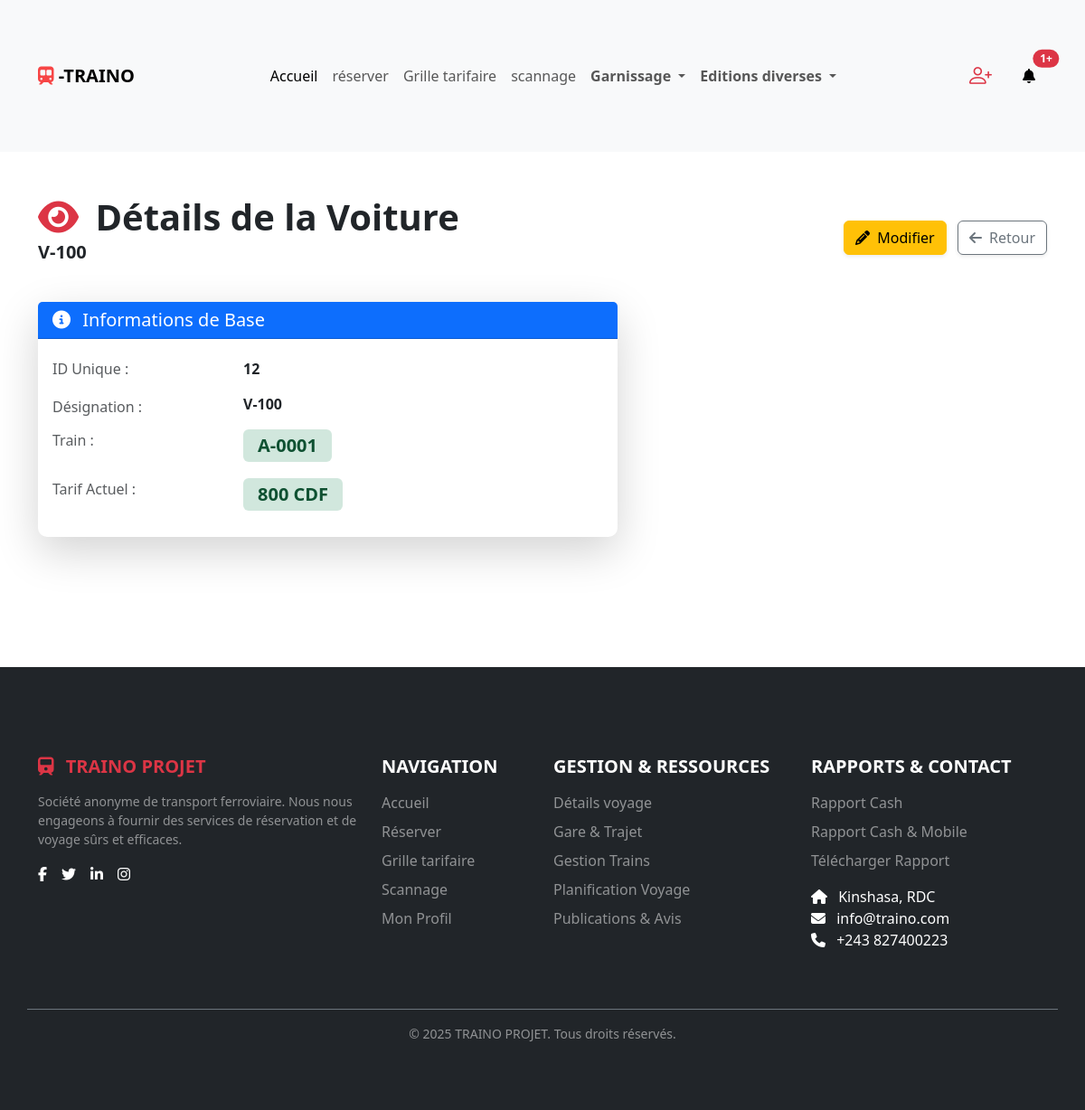
Page /voiture/details_voiture/12/ (signed in) on the committed database.
### voiture/models.py (models this page shows, shortened)
class Voiture(models.Model):
    id_train = models.ForeignKey(Train,  null = False , on_delete = models.CASCADE,
    help_text="id du train"
    )
    id_tarification = models.ForeignKey(Tarification,  null = False , on_delete = models.CASCADE,
        help_text="id du categorie"
    )
    numero_voiture = models.CharField(
        max_length=10,
        verbose_name='numero voiture exemple A-0000',
        help_text="un sert de clé secondaire à la table voiture",
        null = True,
        blank= True,
    )
    nombre_place = models.IntegerField(
        default=0
    )
    slug = models.SlugField(
        default="02Kkjsdhjfhf655qqzasjqsdbbbz555sc6JHMSLR",
        max_length= 100
    )

### train/models.py (models this page shows, shortened)
class Train(models.Model):
    numero_train = models.CharField(
        max_length=10,
        verbose_name='numero voiture exemple A-0000',
        help_text="un sert de clé secondaire à la table voiture",
        null = False,
        blank= False,
    )
    taille_ram = models.IntegerField(
        verbose_name='taille_ram',
        help_text="taille_ram",
        null = False,
        blank= False,
    )
    couleur = models.CharField(
        max_length=30,
        verbose_name='couleur',
        help_text="couleur",
        null = False,
        blank= False,
        default = 'pas de couleur',
    )
    slug = models.SlugField(
        default="02Kkjsdhjfhf655qqzasjqsdbbbz555sc6JHMSLR",
        max_length= 100
    )

### tarification/models.py (models this page shows, shortened)
class Tarification(models.Model):
    id_details_voyage = models.ForeignKey(Details_voyage,  null = False , on_delete = models.CASCADE,
    help_text="id du voyage"
    )
    pu  = models.IntegerField(
        default=0,
        verbose_name="tarification elementaire pour une categorie",
        help_text="prix unitaire categorie = tarification"
    )
    designation_tarififcation = models.CharField(
        max_length=10,
        verbose_name='designation',
        help_text="designation Tarififcation",
        null = False,
        blank= False,
    )
    slug = models.SlugField(
        default="02KJHMSLRTarififcationooopp8225hgqgqgnndnenxxxjk//5",
        max_length= 100
    )

### voiture/views.py (the view)
# urls.py: path('details_voiture/<int:id>/',details_voiture, name = 'details_voiture'),
@login_required
def details_voiture(request, id):
    context = {
        'voiture' : Voiture.objects.get(id = id),
    }
    return render(request, 'voiture/details_voiture.html', context)

### voiture/templates/voiture/details_voiture.html (shortened to what this page needs)
{% extends 'front/header/header.html' %}
{% load static %}
{% block extra_css %}
    <link rel="stylesheet" href="{% static 'css/voiture/detail_voiture.css' %}">
{% endblock %}
{% block containter%}
    <div class="container py-5">
        <div class="row align-items-center mb-4">
            <div class="col-md-9">
                <h1 class="text-dark fw-bold mb-0">
                    <i class="fas fa-eye me-2 text-danger"></i> Détails de la Voiture
                </h1>
                <p class="text-muted lead small">
                    <span class="fw-bold text-dark">{{ voiture.numero_voiture|upper }}</span>
                </p>
            </div>
            <div class="col-md-3 text-end">
                <a href="{% url 'voiture:modifier_voiture' voiture.id voiture.slug %}" class="btn btn-warning shadow-sm me-2">
                    <i class="fas fa-pencil-alt me-1"></i> Modifier
                </a>
                <a href="{% url 'voiture:lire_voiture' %}" class="btn btn-outline-secondary shadow-sm">
                    <i class="fas fa-arrow-left me-1"></i> Retour
                </a>
            </div>
        </div>
        <div class="row g-4 mb-5">
            <div class="col-lg-7">
                <div class="card shadow-lg border-0 h-100">
                    <div class="card-header bg-primary text-white">
                        <h5 class="mb-0"><i class="fas fa-info-circle me-2"></i> Informations de Base</h5>
                    </div>
                    <div class="card-body">
                        <dl class="row mb-0 details-list">
                            <dt class="col-sm-4 text-muted">ID Unique :</dt>
                            <dd class="col-sm-8 fw-bold">{{ voiture.id }}</dd>
                            <dt class="col-sm-4 text-muted">Désignation :</dt>
                            <dd class="col-sm-8 fw-bold text-dark h5">{{ voiture.numero_voiture|upper }}</dd>
                            <dt class="col-sm-4 text-muted">Train :</dt>
                            <dd class="col-sm-8">
                                <span class="badge bg-success-subtle text-success fs-5 py-2 px-3">
                                    {{ voiture.id_train.numero_train }}
                                </span>
                            </dd>
                            <dt class="col-sm-4 text-muted">Tarif Actuel :</dt>
                            <dd class="col-sm-8">
                                <span class="badge bg-success-subtle text-success fs-5 py-2 px-3">
                                    {{ voiture.id_tarification.pu }} CDF
                                </span>
                            </dd>
                        </dl>
                    </div>
                </div>
            </div>
        </div>
    </div>
{% endblock %}

### voiture/static/css/voiture/detail_voiture.css (style rules this page uses)
.container { padding-top: 50px; padding-bottom: 50px; }
.card { border-radius: 10px; transition: box-shadow 0.3s ease; }
.details-list dt { color: #6c757d; font-weight: 500; padding-top: 5px; padding-bottom: 5px; }
.details-list dd { font-size: 1rem; padding-top: 5px; padding-bottom: 5px; }
.bg-success-subtle { background-color: #d1e7dd !important; }
.text-success { color: #0f5132 !important; }

### rows in the picture
Voiture: numero_voiture "V-100", id "12", id_train.numero_train "A-0001", id_tarification.pu "800"
